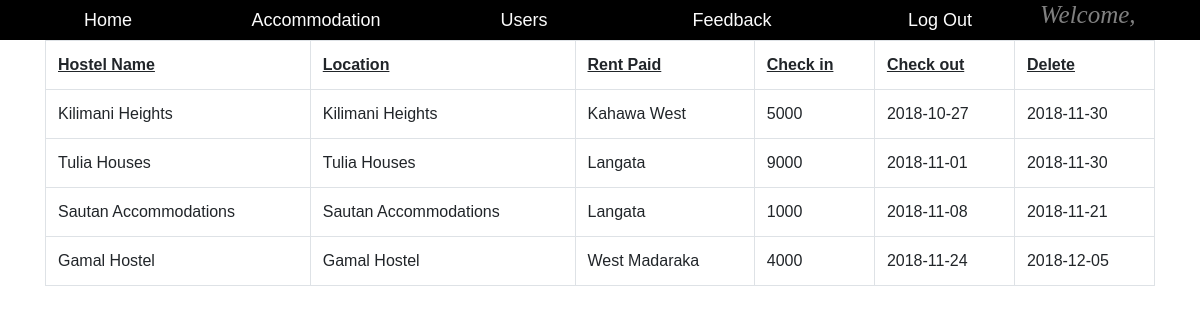
Screenshot of /viewbookings.php with the database file from the repository.
### tables this page shows
CREATE TABLE `users` (
  `userid` int(200) NOT NULL,
  `fullname` varchar(200) NOT NULL,
  `gender` varchar(10) NOT NULL,
  `uni` varchar(100) NOT NULL,
  `phone` varchar(10) NOT NULL,
  `username` varchar(100) NOT NULL,
  `email` varchar(100) NOT NULL,
  `password` varchar(100) NOT NULL,
  `type` varchar(10) NOT NULL
);

CREATE TABLE `products` (
  `id` int(5) NOT NULL,
  `house_name` varchar(500) NOT NULL,
  `house_price` int(5) NOT NULL,
  `numberofrooms` int(5) NOT NULL,
  `occupied` int(11) NOT NULL,
  `vacant` int(11) NOT NULL,
  `image` text NOT NULL,
  `category` varchar(50) NOT NULL,
  `house_description` varchar(1000) NOT NULL,
  `location` varchar(100) NOT NULL
);

CREATE TABLE `booking` (
  `bookingid` int(100) NOT NULL,
  `user_id` int(100) NOT NULL,
  `house_id` int(5) NOT NULL,
  `total_price` int(11) NOT NULL,
  `checkin` date NOT NULL,
  `checkout` date NOT NULL
);

### viewbookings.php (the view, shortened to what this page needs)
<!DOCTYPE html>
<html>
<head>
	<?php include ('links.php') ;?>
</head>
<body>
	<?php include ('./admin-nav.php') ;?>
<div class="container">
<?php
$conn1=mysqli_connect("localhost","root","") or die(mysqli_error());
mysqli_select_db($conn1,"myhostel");
$query1 = ("SELECT * FROM `users` JOIN booking ON users.userid = booking.user_id JOIN products ON products.id = booking.house_id") or die(mysqli_error());
$result1=mysqli_query($conn1,$query1);
if(mysqli_num_rows($result1)<1){
    echo '<center class="alert alert-dark lead">No bookings to show</center>';
}else{
    showBookings($result1);
}
function showBookings($result1){
        echo '<div class="table-responsive">'
    . '<table class="table table-bordered table-hover">';
    echo "<tr>
            <td><b><u>Hostel Name</td>
            <td><b><u>Location</td>
            <td><b><u>Rent Paid</td>
            <td><b><u>Check in</td>
            <td><b><u>Check out</td>
            <td><b><u>Delete</td>
        </tr>";
    while($data=mysqli_fetch_array($result1))
    {
        echo"
            <tr>
            <td>".$data['house_name']."</td>
            <td>".$data['house_name']."</td>
            <td>".$data['location']."</td>
            <td>".$data['total_price']."</td>
            <td>".$data['checkin']."</td>
            <td>".$data['checkout']."</td>
            </tr>";
    }
    echo "</table>"
    . "</div>";
}
?>
</div>
</body>
</html>

### css/styles1.css (style rules this page uses)
body { font-family: sans-serif; width: 100%; }

### rows the page displays
users: products.house_name "Kilimani Heights", products.location "Kahawa West", booking.total_price "5000", booking.checkin "2018-10-27", booking.checkout "2018-11-30"
users: products.house_name "Tulia Houses", products.location "Langata", booking.total_price "9000", booking.checkin "2018-11-01", booking.checkout "2018-11-30", products.house_name "Sautan Accommodations", booking.total_price "1000", booking.checkin "2018-11-08", booking.checkout "2018-11-21"
users: products.house_name "Gamal Hostel", products.location "West Madaraka", booking.total_price "4000", booking.checkin "2018-11-24", booking.checkout "2018-12-05"
